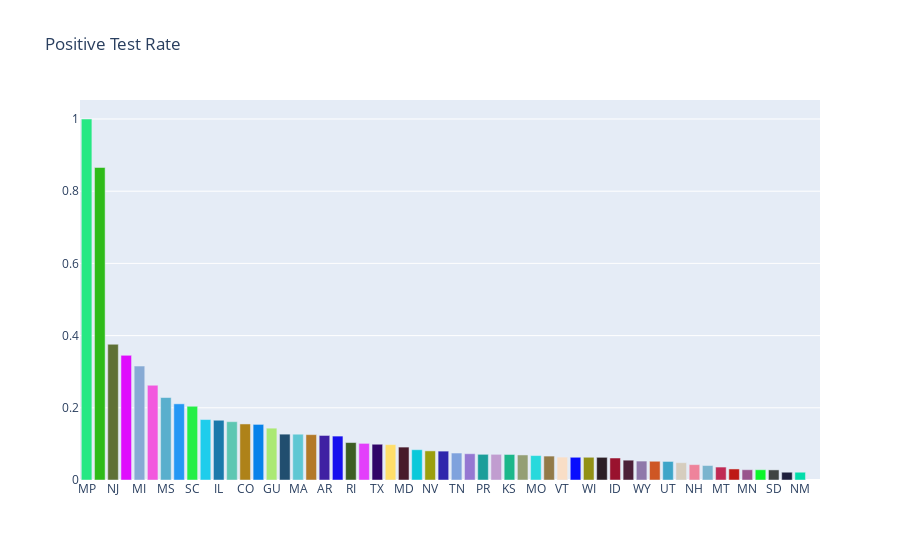
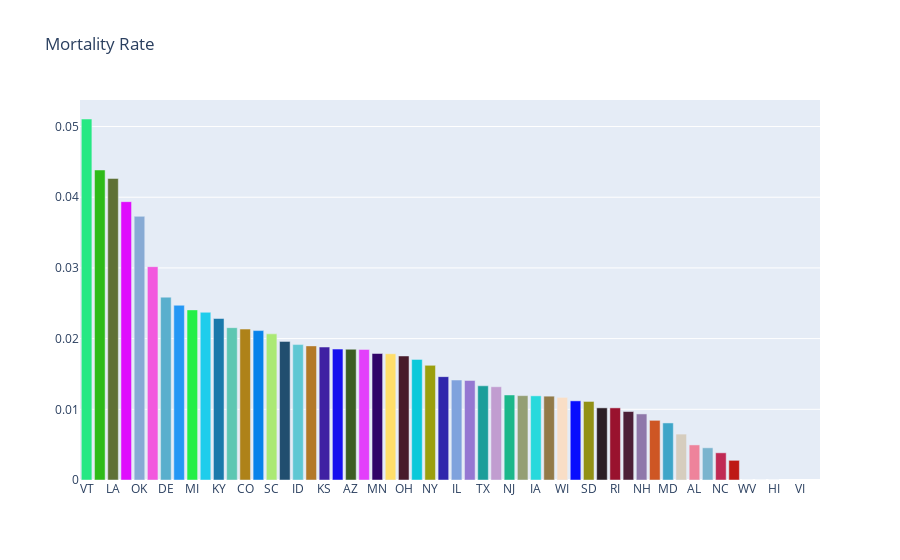

The notebook cell saved with these charts, in order:
### Code cell
import requests
import json
import pandas as pd
from colour import Color
import plotly.graph_objects as go
import matplotlib.pyplot as plt

# Query API
states = requests.get('https://covidtracking.com/api/states/daily').json()
states = pd.DataFrame(states)

us = requests.get('https://covidtracking.com/api/us/daily').json()
us = pd.DataFrame(us)

# Format Data
states.date = pd.to_datetime(states.date, format = '%Y%m%d')
us.date = pd.to_datetime(us.date, format = '%Y%m%d')

states.set_index('date', inplace = True)
us.set_index('date', inplace =  True)
today = states.loc[states.index.max()]

##################################### GRAPHING ###########################################

# NATIONAL POSITIVE 
plt.style.use('dark_background')
fig = plt.figure(figsize=(15,5))
us.positive.plot(linewidth=3, marker = 'o', markersize=10)
plt.title('Positive Test Results COVID-19')
plt.grid()
plt.show()
fig.savefig('images/positive_tests.png')

# NATIONAL DEATHS
fig = plt.figure(figsize=(15,5))
us.death.dropna().plot(linewidth=3, marker = 'o', markersize=10)
plt.title('US Deaths')
plt.grid()
plt.show()
fig.savefig('images/deaths.png')

# POSITIVE GROWTH FROM PREVIOUS DAY
us_rev = us.iloc[::-1].positive.diff()
fig = plt.figure(figsize=(15,5))
us_rev.plot(linewidth=3, marker = 'o', markersize=10)
plt.title('Positive Case Growth')
plt.grid()
plt.show()
fig.savefig('images/positive_case_growth.png')

# POSITIVE CASES IN ILLINOIS
fig = plt.figure(figsize=(15,5))
states[states.state == 'IL'].positive.plot(linewidth=3, marker = 'o', markersize=10)
plt.title('Illinois Confirmed Cases')
plt.grid()
plt.show()
fig.savefig('images/illinois_cases.png')

# POSITIVE CASES IN NY
fig = plt.figure(figsize=(15,5))
states[states.state == 'NY'].positive.plot(linewidth=3, marker = 'o', markersize=10)
plt.title('New York Confirmed Cases')
plt.grid()
plt.show()
fig.savefig('images/ny_cases.png')

# POSITIVE CASES IN IA
fig = plt.figure(figsize=(15,5))
states[states.state == 'IA'].positive.plot(linewidth=3, marker = 'o', markersize=10)
plt.title('Iowa Confirmed Cases')
plt.grid()
plt.show()
fig.savefig('images/ia_cases.png')

# POSITIVE CASES IN HIGHEST COUNT CITIES
top_ten = today.sort_values(by='positive', ascending=False)[:10]
ten_states = top_ten.state
fig = plt.figure(figsize=(15,5))
for state in ten_states:
    if state in list(ten_states[:5].values):
        states[states.state == state].positive.plot(label = state, linewidth=3, marker = 'o', markersize=10)
    else:
        states[states.state == state].positive.plot(label = state, linewidth=1, marker = 'o', markersize=3)
plt.title('10 states with the most confirmed cases')
plt.ylabel('Positive Test Results')
plt.legend(loc='upper left')
plt.grid()
plt.show()
fig.savefig('images/top_ten_states.png')

# CASES BY STATE –– MAP
fig = go.Figure(data=go.Choropleth(
    locations=today.state, # Spatial coordinates
    z = today.positive, # Data to be color-coded
    locationmode = 'USA-states', # set of locations match entries in `locations`
    colorscale = 'Reds',
    colorbar_title = "Confirmed Cases",
))

fig.update_layout(
    title_text = 'COVID-19 Cases by State',
    geo_scope='usa', # limite map scope to USA
)

fig.show()
fig.write_image('images/positive_cases_map.png')

# POSITIVE TEST RATE
today['positive_rate'] = today.positive/today.total
rates = today.sort_values(by='positive_rate', ascending = False)
rates = rates[['state', 'positive_rate', 'death', 'positive']]
rates = rates.set_index('state')
colors = [Color(pick_for=x).get_hex_l() for x in rates.index]
fig = go.Figure([go.Bar(x=rates.index, y=rates.positive_rate, marker_color=colors)])
fig.update_layout(
    title_text = 'Positive Test Rate'
)
fig.show()
fig.write_image('images/positive_test_rate.png')

# MORTALITY RATE
rates['death_rate'] = rates.death/rates.positive
rates = rates.sort_values(by='death_rate', ascending=False)
fig = go.Figure([go.Bar(x=rates.index, y=rates.death_rate, marker_color=colors)])
fig.update_layout(
    title_text = 'Mortality Rate')
fig.show()
fig.write_image('images/mortality_rate.png')

# SAVE DATA
us.reset_index(inplace = True)
states.reset_index(inplace=True)
us.date = us.date.astype(str)
states.date = states.date.astype(str)
national_data = us.to_dict()
state_data = states.to_dict()


data = {'state': state_data,
        'us': national_data}

with open('coronavirus.json', mode='w', encoding='utf-8') as f:
    json.dump(data, f)

with open('coronavirus.json') as f:
    data = json.load(f)
    state = data['state']

### Figure 1 — Plotly figure (JSON) as saved in the notebook; plotly's stock layout.template omitted (floating-point values rounded to 4 significant figures)
{"data": [{"marker": {"color": ["#26e883", "#2ebb19", "#5f7136", "#df0dfd", "#87aad4", "#f258de", "#59afcd", "#2497f5", "#25ef47", "#1ecdec", "#1a79ab", "#5ec7b2", "#ae8219", "#0782ea", "#abe974", "#214e6f", "#5fc7d3", "#b37927", "#3f21a3", "#1610ee", "#3d5e23", "#e33ffb", "#300569", "#ffde6a", "#481b2a", "#0ac9da", "#9b9f0d", "#2f26ac", "#7fa2dd", "#9577d2", "#1b9e9a", "#c19dd0", "#1cb78a", "#949f74", "#28d9dc", "#927a48", "#f9dec6", "#080dfe", "#929116", "#2c1e26", "#99122e", "#4c1f37", "#8f78aa", "#ce5624", "#3ea5c8", "#d6cdbe", "#ee839b", "#7ab4ce", "#c02954", "#be1a15", "#99558d", "#0bf62a", "#404542", "#1d1f3c", "#02ddaa", "#da865d"]}, "type": "bar", "x": ["MP", "DE", "NJ", "NY", "MI", "OK", "MS", "GA", "SC", "CT", "IL", "AL", "CO", "IN", "GU", "LA", "MA", "VI", "AR", "DC", "RI", "PA", "TX", "FL", "MD", "VA", "NV", "OH", "TN", "WA", "PR", "KY", "KS", "ME", "MO", "AZ", "VT", "CA", "WI", "IA", "ID", "NC", "WY", "NE", "UT", "OR", "NH", "WV", "MT", "AK", "MN", "ND", "SD", "HI", "NM", "AS"], "y": [1, 0.8657, 0.376, 0.3453, 0.3157, 0.2625, 0.2285, 0.211, 0.2043, 0.1675, 0.1656, 0.1615, 0.1552, 0.154, 0.1436, 0.127, 0.1268, 0.1257, 0.1234, 0.1216, 0.1037, 0.1014, 0.09907, 0.09802, 0.09115, 0.08389, 0.08066, 0.07999, 0.07471, 0.0728, 0.07115, 0.07111, 0.07068, 0.06937, 0.06766, 0.06625, 0.0635, 0.06296, 0.06296, 0.06282, 0.06095, 0.0549, 0.05244, 0.05192, 0.05138, 0.04796, 0.0426, 0.0401, 0.03584, 0.03059, 0.02849, 0.02838, 0.02797, 0.02156, 0.02153, null]}], "layout": {"title": {"text": "Positive Test Rate"}}}

### Figure 2 — Plotly figure (JSON) as saved in the notebook; plotly's stock layout.template omitted (floating-point values rounded to 4 significant figures)
{"data": [{"marker": {"color": ["#26e883", "#2ebb19", "#5f7136", "#df0dfd", "#87aad4", "#f258de", "#59afcd", "#2497f5", "#25ef47", "#1ecdec", "#1a79ab", "#5ec7b2", "#ae8219", "#0782ea", "#abe974", "#214e6f", "#5fc7d3", "#b37927", "#3f21a3", "#1610ee", "#3d5e23", "#e33ffb", "#300569", "#ffde6a", "#481b2a", "#0ac9da", "#9b9f0d", "#2f26ac", "#7fa2dd", "#9577d2", "#1b9e9a", "#c19dd0", "#1cb78a", "#949f74", "#28d9dc", "#927a48", "#f9dec6", "#080dfe", "#929116", "#2c1e26", "#99122e", "#4c1f37", "#8f78aa", "#ce5624", "#3ea5c8", "#d6cdbe", "#ee839b", "#7ab4ce", "#c02954", "#be1a15", "#99558d", "#0bf62a", "#404542", "#1d1f3c", "#02ddaa", "#da865d"]}, "type": "bar", "x": ["VT", "WA", "LA", "PR", "OK", "GA", "DE", "VA", "MI", "OR", "KY", "CA", "CO", "IN", "SC", "AK", "ID", "NV", "KS", "NE", "AZ", "MS", "MN", "GU", "OH", "CT", "NY", "DC", "IL", "AR", "TX", "FL", "NJ", "MO", "IA", "ME", "WI", "PA", "SD", "ND", "RI", "MA", "NH", "NM", "MD", "MT", "AL", "TN", "NC", "UT", "WV", "WY", "HI", "MP", "VI", "AS"], "y": [0.05106, 0.04385, 0.04266, 0.03937, 0.0373, 0.03018, 0.02586, 0.02472, 0.02406, 0.02372, 0.02284, 0.02155, 0.02135, 0.02114, 0.02067, 0.01961, 0.01916, 0.01897, 0.01881, 0.01852, 0.0185, 0.01847, 0.01789, 0.01786, 0.01754, 0.01706, 0.01621, 0.01462, 0.01414, 0.01408, 0.01332, 0.01319, 0.01203, 0.01193, 0.0119, 0.01186, 0.01169, 0.0112, 0.01111, 0.0102, 0.0102, 0.009687, 0.009346, 0.008439, 0.008071, 0.006494, 0.004963, 0.004554, 0.003846, 0.002782, 0, 0, 0, null, null, null]}], "layout": {"title": {"text": "Mortality Rate"}}}
